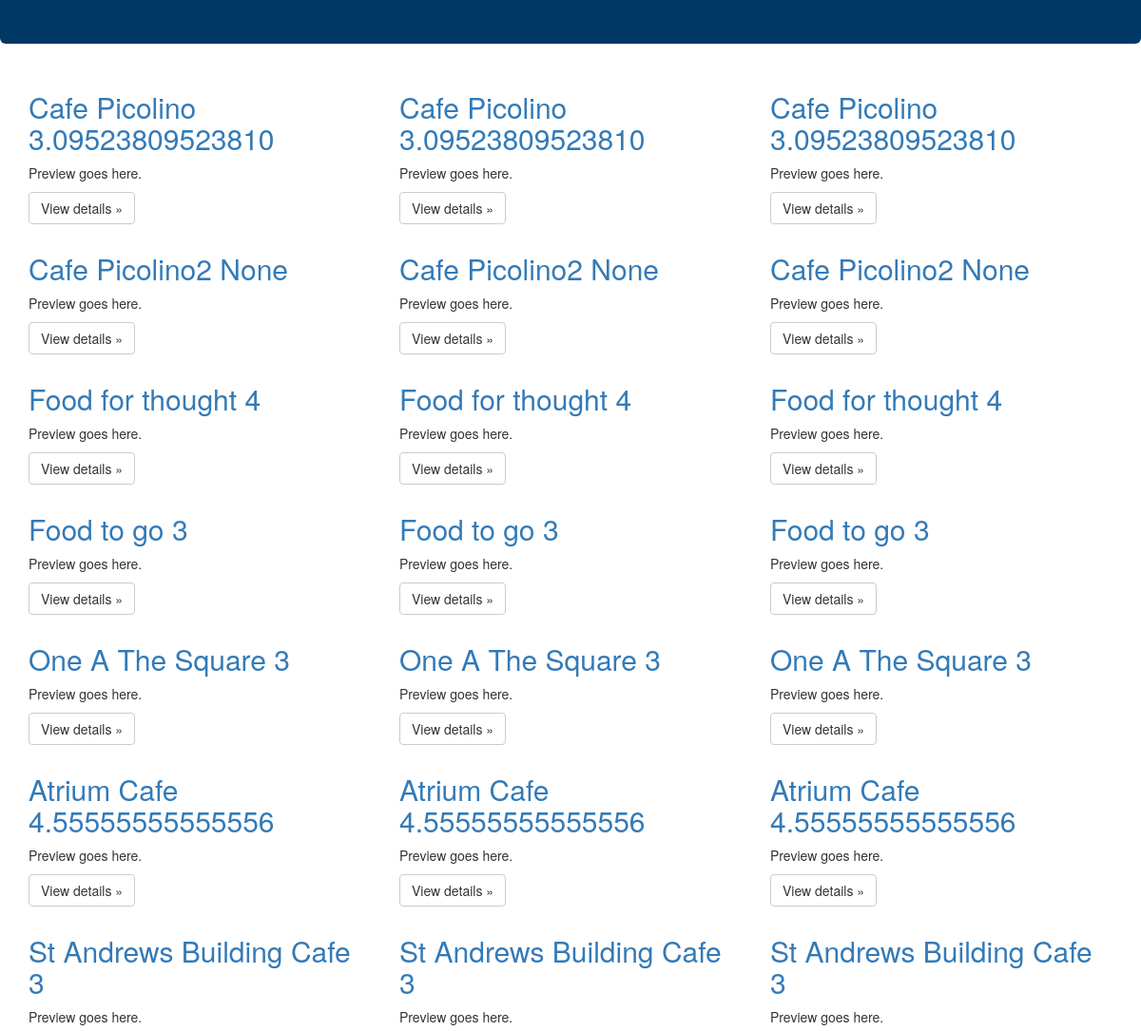
Before: /gugrub/ (middle part) with the older database file.
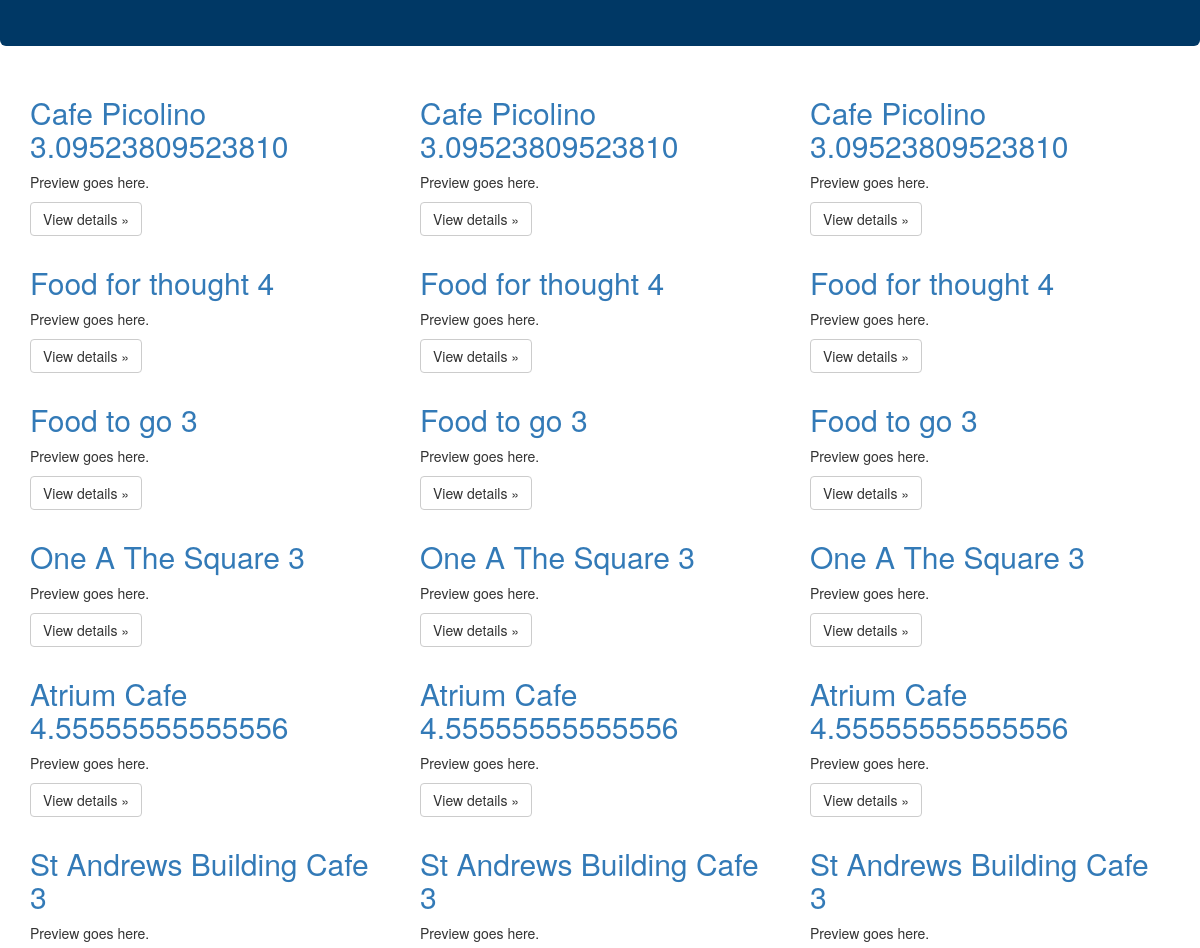
After: the same page with the newer database file.
### gugrub/models.py (models this page shows, shortened)
class Eatery(models.Model):
        name = models.CharField(max_length=128, unique=True)
        picture = models.ImageField(upload_to='eatery_images', blank=True)
        location = models.CharField(max_length=256)
        description = models.TextField()
        url = models.URLField()
        averageRating = models.FloatField(default=0)
        averageQualityRating = models.FloatField(default=0)
        averageValueRating = models.FloatField(default=0)
        averageAtmosphereRating = models.FloatField(default=0)
        averageServiceRating = models.FloatField(default=0)
        averageRecommendRating = models.FloatField(default=0)
        slug = models.SlugField(unique=True)
        class Meta:
            verbose_name_plural = "Eateries"

### gugrub/views.py (the view)
def index(request):
    context_dict = {}
    eatery_list = Eatery.objects.order_by('averageRating')
    for eatery in eatery_list:
        reviews = Review.objects.filter(eatery=eatery)
        eatery.averageRating = reviews.aggregate(Avg('finalRating')).get('finalRating__avg')
    context_dict['eateries'] = eatery_list
    return render(request, 'gugrub/index.html', context_dict)

### templates/gugrub/index.html (shortened to what this page needs)
{% extends 'gugrub/base.html' %}
{% load staticfiles %}
{% block body_block %}
    <div class="jumbotron">
    </div>
    <div class="container">
        {%if eateries %}
        <div>
            {% for eatery in eateries %}
            <div class="row">
                <div class="col-md-4">
                <h2><a href="/gugrub/eatery/{{ eatery.slug }}">{{ eatery.name }} {{eatery.averageRating}}</a></h2>
                <p>Preview goes here. </p>
                <p><a class="btn btn-default" href="#" role="button">View details &raquo;</a></p>
                </div>
                <div class="col-md-4">
                <h2><a href="/gugrub/eatery/{{ eatery.slug }}">{{ eatery.name }} {{eatery.averageRating}}</a></h2>
                <p>Preview goes here. </p>
                <p><a class="btn btn-default" href="#" role="button">View details &raquo;</a></p>
                </div>
                <div class="col-md-4">
                <h2><a href="/gugrub/eatery/{{ eatery.slug }}">{{ eatery.name }} {{eatery.averageRating}}</a></h2>
                <p>Preview goes here. </p>
                <p><a class="btn btn-default" href="#" role="button">View details &raquo;</a></p>
                </div>
            </div>
            {% endfor %}
        {% else %}
            <strong>There are no eateries present.</strong>
        {% endif %}
        </div>
    </div>
{% endblock %}

### templates/gugrub/base.html (shortened to what this page needs)
<!DOCTYPE html>
<html lang="en">
  <head>
    <link href="/static/css/bootstrap.css" rel="stylesheet">
  </head>
  <body>
    <div class="container-fluid">
      <div class="row">
        <div>
           <div>
                {% block body_block %}{% endblock %}
           </div>
        </div>
      </div>
    </div>
  </body>
</html>

Changed rows visible on the page:
removed Eatery: name "Cafe Picolino2", averageRating "None"
